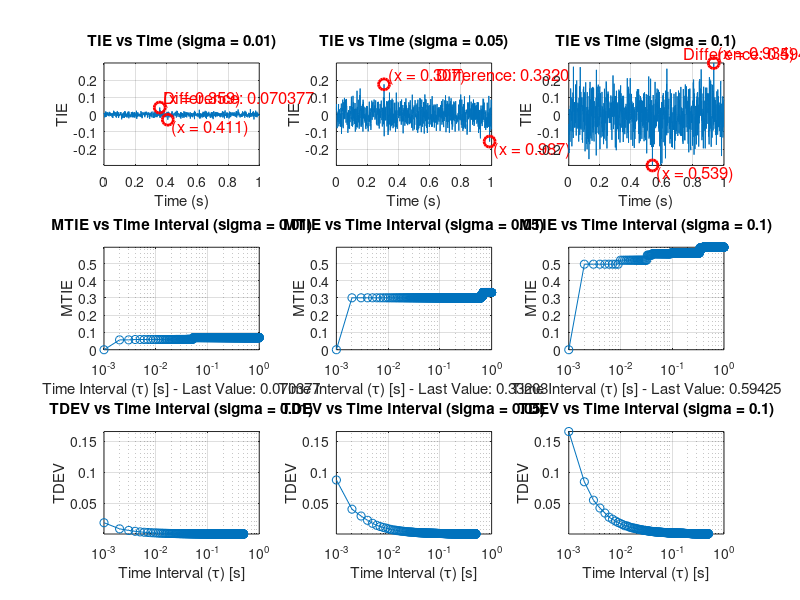

MATLAB code to generate this figure:
cd('/Users/freebird/src/codebase/simulation/sync-noise');

fs = 1000; % 采样频率 (Hz)
N = 1000; % 采样点数
t = (0:N-1)/fs; % 时间向量 (s)
sigma = 0.01; % 噪声的标准差

% 不同的噪声标准差
sigmas = [0.01, 0.05, 0.1]; % 三个不同的标准差

% 存储结果
mtie_results = cell(length(sigmas), 1);
tdev_results = cell(length(sigmas), 1);
TIE_results = cell(length(sigmas), 1);

% 计算 TDEV 的函数
function tdev = compute_tdev(tie, max_tau)
    taus = 1:max_tau;
    tdev = zeros(size(taus));
    for i = 1:length(taus)
        tau = taus(i);
        n = length(tie) - 2*tau;
        if n > 0
            sum_diff = 0;
            for j = 1:n
                sum_diff = sum_diff + (tie(j+2*tau) - 2*tie(j+tau) + tie(j))^2;
            end
            tdev(i) = sqrt(sum_diff / (2*n*tau^2)) ;
        else
            tdev(i) = NaN;
        end
    end
end


% 计算 MTIE 的函数
function mtie = compute_mtie(tie, max_tau)
    taus = 1:max_tau;
    mtie = zeros(size(taus));
    for i = 1:length(taus)
        tau = taus(i);
        n = length(tie) - tau;
        if n > 0
            max_peak_to_peak = 0;
            for j = 1:n
                % 计算当前窗口内的峰值到峰值值
                window_tie = tie(j:j+tau-1);
                peak_to_peak = max(window_tie) - min(window_tie);
                % 更新最大峰值到峰值值
                if peak_to_peak > max_peak_to_peak
                    max_peak_to_peak = peak_to_peak;
                end
            end
            % 保存当前 τ 间隔下的最大峰值到峰值值
            mtie(i) = max_peak_to_peak;
        else
            mtie(i) = NaN;
        end
    end
end

max_tau = 999; % 最大时间间隔

% 计算不同噪声标准差下的 TIE, MTIE 和 TDEV
for k = 1:length(sigmas)
    sigma = sigmas(k);
    
    % 创建模拟相位误差数据
    clock_signal = t + sigma * randn(1, N); % 模拟相位误差
    
    % 计算TIE
    ideal_clock = t;
    TIE = clock_signal - ideal_clock;
    TIE_results{k} = TIE;
    
    % 计算 TDEV

    tdev_result = compute_tdev(TIE, max_tau);
    tdev_results{k} = tdev_result;
    
    % 计算 MTIE
    mtie_result = compute_mtie(TIE, max_tau);
    mtie_results{k} = mtie_result;
end

% 在同一个窗口中显示不同噪声标准差下的 TIE、MTIE 和 TDEV
figure;

% 找到所有 TIE, MTIE, TDEV 的最大最小值
all_TIE = vertcat(TIE_results{:});
all_MTIE = vertcat(mtie_results{:});
all_TDEV = vertcat(tdev_results{:});

min_TIE = min(all_TIE(:));
max_TIE = max(all_TIE(:));
min_MTIE = min(all_MTIE(:));
max_MTIE = max(all_MTIE(:));
min_TDEV = min(all_TDEV(:));
max_TDEV = max(all_TDEV(:));

% 绘制TIE vs Time
for k = 1:length(sigmas)
    subplot(3, length(sigmas), k);
    plot(t, TIE_results{k});
    xlabel('Time (s)');
    ylabel('TIE');
    title(['TIE vs Time (sigma = ' num2str(sigmas(k)) ')']);
    grid on;
    ylim([min_TIE max_TIE]); % 设置 y 轴限值

    % 找到当前 TIE 的最大值和最小值及其索引
    current_TIE = TIE_results{k};
    [max_val, max_idx] = max(current_TIE);
    [min_val, min_idx] = min(current_TIE);

    % 标记最大值和最小值
    hold on;
    plot(t(max_idx), max_val, 'ro', 'MarkerSize', 8, 'LineWidth', 2); % 红色标记最大值
    plot(t(min_idx), min_val, 'ro', 'MarkerSize', 8, 'LineWidth', 2); % 红色标记最小值

    % 计算最大值和最小值之间的差值
    diff_val = max_val - min_val;

    % 添加文本标注显示差值
    text_position_x = mean([t(max_idx), t(min_idx)]); % 文本标注的 x 位置
    text_position_y = max_val + 0.1 * (max_TIE - min_TIE); % 文本标注的 y 位置
    text(text_position_x, text_position_y, ['Difference: ' num2str(diff_val)], 'Color', 'r', 'FontSize', 12);
    
    % 添加最大值和最小值的 x 坐标标注
    text(t(max_idx), max_val, [' (x = ' num2str(t(max_idx)) ')'], 'Color', 'r', 'FontSize', 12, 'VerticalAlignment', 'bottom');
    text(t(min_idx), min_val, [' (x = ' num2str(t(min_idx)) ')'], 'Color', 'r', 'FontSize', 12, 'VerticalAlignment', 'top');
    hold off;
end

% 绘制MTIE vs Time Interval 使用线性刻度
for k = 1:length(sigmas)
    subplot(3, length(sigmas), length(sigmas) + k);
    semilogx((1:max_tau) / fs, mtie_results{k}, '-o'); % 使用对数刻度
    xlabel(['Time Interval (\tau) [s] - Last Value: ' num2str(mtie_results{k}(end))]);
    ylabel('MTIE');
    title(['MTIE vs Time Interval (sigma = ' num2str(sigmas(k)) ')']);
    grid on;
    ylim([min_MTIE max_MTIE]); % 设置 y 轴限值
end

% 绘制TDEV vs Time Interval 使用线性刻度
for k = 1:length(sigmas)
    subplot(3, length(sigmas), 2*length(sigmas) + k);
    semilogx((1:max_tau) / fs, tdev_results{k}, '-o'); % 使用对数刻度
    xlabel('Time Interval (\tau) [s]');
    ylabel('TDEV');
    title(['TDEV vs Time Interval (sigma = ' num2str(sigmas(k)) ')']);
    grid on;
    ylim([min_TDEV max_TDEV]); % 设置 y 轴限值
end

pause;
